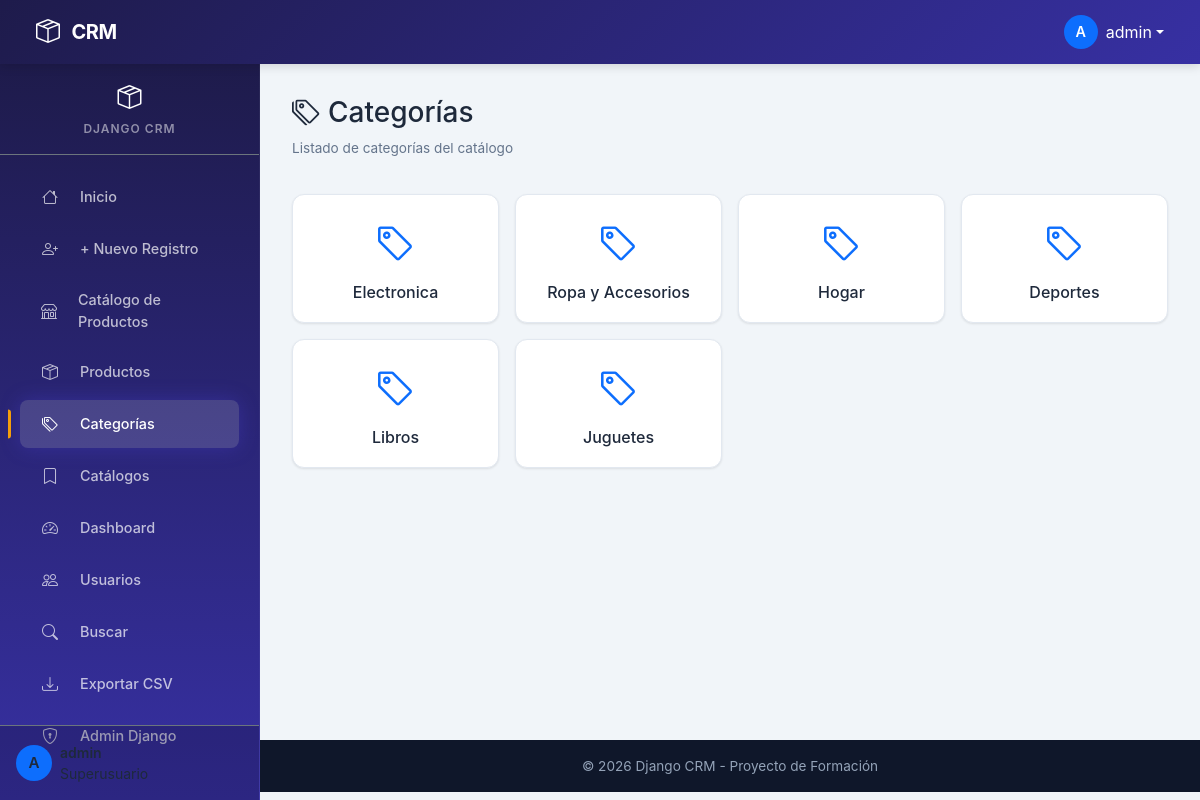
Page /catalogo/categorias/ (signed in) on the committed database.
### catalogo/models.py (models this page shows, shortened)
class Categoria(BaseModel):
    nombre = models.CharField(max_length=100)
    descripcion = models.TextField(blank=True, null=True)
    class Meta:
        verbose_name_plural = "Categorias"

### catalogo/views.py (the view)
# urls.py: path("categorias/", views.listado_categorias, name="categorias"),
@login_required
def listado_categorias(request: HttpRequest) -> HttpResponse:
    categorias = Categoria.objects.all()
    return render(request, "catalogo/categorias.html", {"categorias": categorias})

### usuarios/models.py (called while the page is built)
    @property
    def rol(self):
        return self._rol

### website/templatetags/nav_extras.py (called while the page is built)
@register.simple_tag(takes_context=True)
def active_link(context, url_name):
    request: HttpRequest = context.get("request")
    if request and request.resolver_match and request.resolver_match.url_name == url_name:
        return "active"
    return ""

@register.simple_tag(takes_context=True)
def user_has_role(context, *roles):
    request = context.get("request")
    if not request or not request.user.is_authenticated:
        return False
    try:
        profile = request.user.profile
        return profile.rol in roles
    except Exception:
        return False

@register.simple_tag(takes_context=True)
def user_is_superuser(context):
    request = context.get("request")
    return request and request.user.is_authenticated and request.user.is_superuser

### catalogo/templates/catalogo/categorias.html
{% extends 'base.html' %}
{% block content %}
<div class="animate-fade-in">
    <div class="section-title">
        <div>
            <h3><i class="bi bi-tags me-2"></i>Categorías</h3>
            <p class="subtitle">Listado de categorías del catálogo</p>
        </div>
    </div>
    {% if categorias %}
    <div class="row g-3 animate-slide-in">
        {% for c in categorias %}
        <div class="col-md-4 col-lg-3">
            <div class="card-crm h-100">
                <div class="card-body text-center">
                    <i class="bi bi-tag fs-1 text-primary"></i>
                    <h6 class="mt-2 mb-0">{{ c.nombre }}</h6>
                </div>
            </div>
        </div>
        {% endfor %}
    </div>
    {% else %}
    <div class="empty-state">
        <div class="empty-icon"><i class="bi bi-tags"></i></div>
        <h5>No hay categorías</h5>
        <p class="text-muted">Aún no se han registrado categorías.</p>
    </div>
    {% endif %}
</div>
{% endblock %}

### website/templates/navbar.html (shortened to what this page needs)
<nav class="navbar navbar-crm navbar-expand-lg sticky-top">
    <div class="container-fluid">
        <a class="navbar-brand" href="{% url 'home' %}">
            <i class="bi bi-box-seam me-1"></i> CRM
        </a>
        <div class="d-flex align-items-center ms-auto">
            {% if user.is_authenticated %}
            <div class="dropdown">
                <a class="text-white text-decoration-none d-flex align-items-center dropdown-toggle" href="#" id="userDropdown" role="button" data-bs-toggle="dropdown" aria-expanded="false">
                    <span class="avatar rounded-circle d-flex align-items-center justify-content-center me-2" style="width: 34px; height: 34px; background: var(--bs-primary, #0d6efd); font-weight: 600; font-size: 0.9rem;">
                        {{ user.username|first|upper }}
                    </span>
                    <span class="d-none d-md-inline">{{ user.username }}</span>
                </a>
            </div>
            {% else %}
            <div class="d-flex gap-2 d-none d-lg-flex">
                <a class="btn btn-outline-light btn-sm" href="{% url 'register' %}"><i class="bi bi-person me-1"></i>Registrar</a>
                <a class="btn btn-crm btn-sm" href="{% url 'login' %}"><i class="bi bi-box-arrow-in-right me-1"></i>Iniciar Sesión</a>
            </div>
            {% endif %}
        </div>
    </div>
</nav>

### website/templates/sidebar.html (shortened to what this page needs)
{% if user.is_authenticated %}
<div class="d-none d-lg-flex flex-column sidebar-crm">
    <div class="sidebar-header text-center py-3 border-bottom border-secondary">
        <a href="{% url 'home' %}" class="text-white text-decoration-none">
            <i class="bi bi-box-seam fs-4"></i>
            <span class="d-block small fw-semibold mt-1">Django CRM</span>
        </a>
    </div>
    {% include 'sidebar_menu.html' %}
    <div class="sidebar-footer mt-auto p-3 border-top border-secondary">
        <div class="d-flex align-items-center">
            <span class="avatar rounded-circle d-flex align-items-center justify-content-center me-2 flex-shrink-0" style="width: 36px; height: 36px; background: var(--bs-primary, #0d6efd); font-weight: 600; font-size: 0.95rem;">
                {{ user.username|first|upper }}
            </span>
            <div class="text-truncate">
                <div class="small fw-semibold text-truncate">{{ user.username }}</div>
                <div class="small text-secondary-emphasis text-truncate">
                </div>
            </div>
        </div>
    </div>
</div>
{% endif %}

### website/templates/static/css/custom.css (style rules this page uses)
:root { --primary: #4F46E5; --primary-dark: #3730A3; --primary-light: #818CF8; --secondary: #0EA5E9; --accent: #F59E0B; --success: #10B981; --danger: #EF4444; --warning: #F59E0B; --info: #06B6D4; --dark: #0F172A; --dark-sidebar: #1E1B4B; --dark-sidebar-hover: #312E81; --body-bg: #F1F5F9; --card-bg: #FFFFFF; --text-primary: #1E293B; --text-secondary: #64748B; --text-muted: #94A3B8; --border-color: #E2E8F0; --sidebar-width: 260px; --sidebar-collapsed: 0px; --navbar-height: 64px; --radius: 12px; --radius-sm: 8px; --radius-lg: 16px; --shadow: 0 1px 3px rgba(0,0,0,0.06), 0 1px 2px rgba(0,0,0,0.04); --shadow-md: 0 4px 6px rgba(0,0,0,0.05), 0 10px 15px rgba(0,0,0,0.03); --shadow-lg: 0 10px 25px rgba(0,0,0,0.08); --transition: all 0.3s cubic-bezier(0.4, 0, 0.2, 1); --font-sans: 'Inter', -apple-system, BlinkMacSystemFont, 'Segoe UI', system-ui, sans-serif; --glow-rgb: 99 102 241; --cool-star-rgb: 99 102 241; --cool-dark-rgb: 55 48 163; --cool-bg-rgb: 15 23 42; }
* { box-sizing: border-box; }
body { font-family: var(--font-sans); background: var(--body-bg); color: var(--text-primary); min-height: 100vh; margin: 0; padding: 0; }
.navbar-crm { background: linear-gradient(135deg, var(--dark-sidebar) 0%, var(--primary-dark) 100%) !important; min-height: var(--navbar-height); padding: 0 1.5rem; box-shadow: 0 2px 10px rgba(0,0,0,0.15); z-index: 1030; }
.navbar-crm .navbar-brand { font-weight: 700; font-size: 1.25rem; letter-spacing: -0.5px; color: #fff; display: flex; align-items: center; gap: 0.5rem; }
.navbar-crm .navbar-brand i { font-size: 1.5rem; }
.navbar-crm .avatar { width: 36px; height: 36px; border-radius: 50%; background: var(--primary-light); display: flex; align-items: center; justify-content: center; color: #fff; font-weight: 700; font-size: 0.9rem; }
.sidebar-crm { position: fixed; top: var(--navbar-height); left: 0; width: var(--sidebar-width); height: calc(100vh - var(--navbar-height)); background: linear-gradient(180deg, var(--dark-sidebar) 0%, var(--primary-dark) 100%); z-index: 1020; overflow-y: auto; overflow-x: hidden; transition: var(--transition); border-right: 1px solid rgba(255,255,255,0.05); }
.sidebar-crm .sidebar-header { padding: 1rem 1.25rem; border-bottom: 1px solid rgba(255,255,255,0.08); margin-bottom: 0.5rem; }
.sidebar-crm .sidebar-header span { color: rgba(255,255,255,0.5); font-size: 0.75rem; text-transform: uppercase; letter-spacing: 1px; font-weight: 600; }
.sidebar-crm .sidebar-footer { position: sticky; bottom: 0; padding: 1rem; background: rgba(0,0,0,0.2); border-top: 1px solid rgba(255,255,255,0.08); }
.card-crm { background: var(--card-bg); border: 1px solid var(--border-color); border-radius: var(--radius); box-shadow: var(--shadow); transition: var(--transition); }
.card-crm .card-body { padding: 1.25rem; }
.section-title { font-size: 1.35rem; font-weight: 700; color: var(--text-primary); margin-bottom: 1.25rem; display: flex; align-items: center; gap: 0.5rem; }
.section-title .subtitle { font-size: 0.85rem; font-weight: 400; color: var(--text-secondary); }
.animate-fade-in { animation: fadeIn 0.4s ease; }
.animate-slide-in { animation: slideIn 0.3s ease; }

### rows in the picture
Categoria: nombre "Electronica"
Categoria: nombre "Ropa y Accesorios"
Categoria: nombre "Hogar"
Categoria: nombre "Deportes"
Categoria: nombre "Libros"
Categoria: nombre "Juguetes"

### other values in the picture
{{ user.username|first|upper }} "A"
{{ user.username }} "admin"
